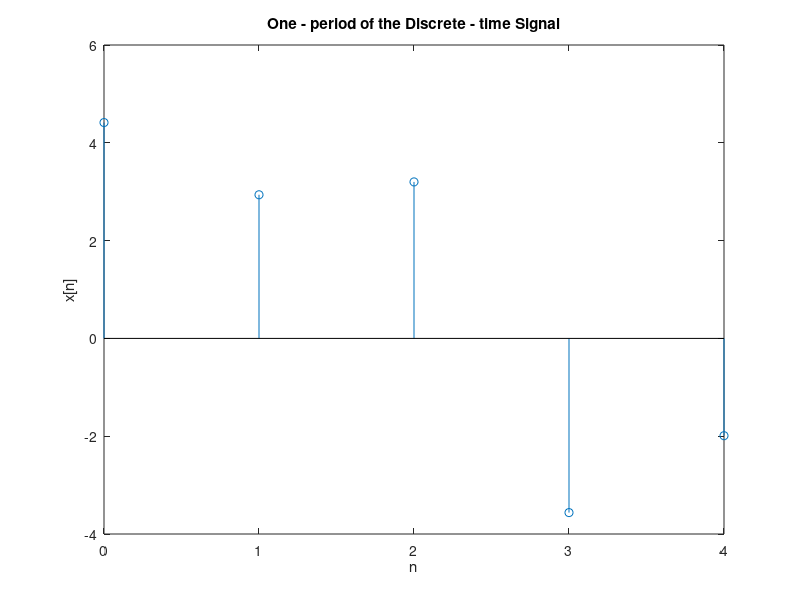

Write MATLAB code to recreate this figure.
a0 = 1;
a2 = exp(1j * pi/4);
a_neg2 = conj(a2);
a4 = 2 * exp(1j * pi/3);
a_neg4 = conj(a4);
a1=a_neg4;
a3=a_neg2;
a = [a0, a1, a2, a3, a4];

N = 5;
x = zeros(1, N); % 初始化x向量
for n = 0:N - 1
    for k = 0:N - 1
        x(n + 1)= x(n + 1)+ a(k + 1)*exp(1j * 2*pi/N * k * n);
    end
    % 处理可能的舍入误差
    if abs(imag(x(n + 1))) < 1e-10
        x(n + 1) = real(x(n + 1));
    elseif abs(real(x(n + 1))) < 1e-10
        x(n + 1) = imag(x(n + 1))*1j;
    end
end

n = 0:N - 1;
stem(n, x);
xlabel('n');
ylabel('x[n]');
title('One - period of the Discrete - time Signal');